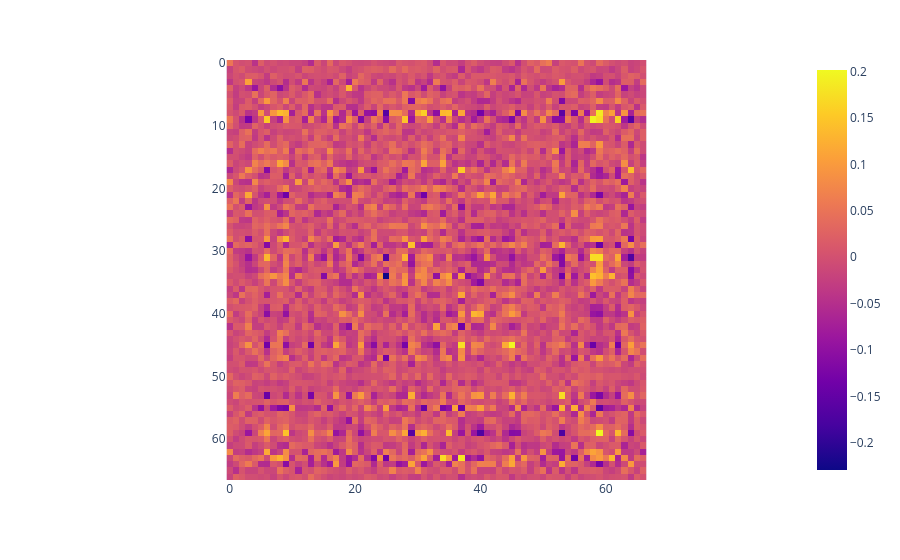

Here is the notebook cell this chart was saved with:
### Code cell
cov = (weight1 @ weight2.transpose(-1,0))
px.imshow(cov)

### Figure 1 — Plotly figure (JSON) as saved in the notebook; plotly's stock layout.template omitted (floating-point values rounded to 4 significant figures; data arrays with more than 128 entries replaced by an {"elided": "..."} marker saying what was removed)
{"data": [{"coloraxis": "coloraxis", "hovertemplate": "x: %{x}<br>y: %{y}<br>color: %{z}<extra></extra>", "name": "0", "type": "heatmap", "xaxis": "x", "yaxis": "y", "z": {"elided": "67x67 float values"}}], "layout": {"coloraxis": {"colorscale": [[0, "#0d0887"], [0.1111, "#46039f"], [0.2222, "#7201a8"], [0.3333, "#9c179e"], [0.4444, "#bd3786"], [0.5556, "#d8576b"], [0.6667, "#ed7953"], [0.7778, "#fb9f3a"], [0.8889, "#fdca26"], [1, "#f0f921"]]}, "margin": {"t": 60}, "xaxis": {"anchor": "y", "constrain": "domain", "domain": [0, 1], "scaleanchor": "y"}, "yaxis": {"anchor": "x", "autorange": "reversed", "constrain": "domain", "domain": [0, 1]}}}
